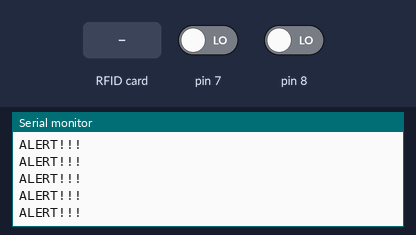
Bench run of a sketch on a simulated Arduino Uno, built with avr-gcc and run on an emulated ATmega328P. Shown: the last lines printed to the serial monitor. Inputs (shaded band) come from the test bench; at power-on: pin 7 LOW, pin 8 LOW.

Above: at 1.2 s.
1.3 s: RFID card 5E 7A 19 C4 held to the reader
At 2.1 s:
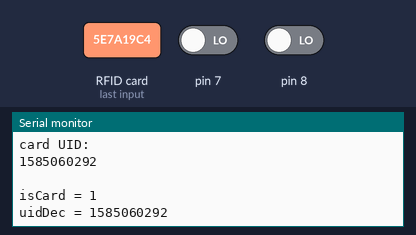
2.8 s: pin 7 driven HIGH and pin 8 driven HIGH
At 3.7 s:
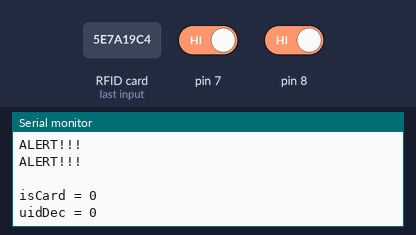

The sketch:

KeysProtection.ino
```cpp
#include <SPI.h>
#include <MFRC522.h> // библиотека "RFID".
#define SS_PIN 10
#define RST_PIN 9

#define DEBUG

#ifdef DEBUG
  #define d(x) Serial.print(#x); Serial.print(" = "); Serial.println(x, DEC);
  #define m(x) Serial.println(x);
#else
  #define d(x) ;
  #define m(x) ;
#endif

#define KEYS_SIZE 2

#define TIMER_PIN 300
#define TIMER_CARD 10000
unsigned long timerStart;

struct Key{
  int room;
  bool isKey;
  byte pin;
};

Key keys[KEYS_SIZE];

MFRC522 mfrc522(SS_PIN, RST_PIN);
unsigned long uidDec, uidDecTemp;  // для храниения номера метки в десятичном формате

void setup() {
  Serial.begin(9600);
  int i = 0;
  #define addKey(room1, pin1) keys[i].room = room1; keys[i].pin = pin1; i++;
  addKey(108, 8)
  addKey(107, 7)

  for (auto &i : keys){
    i.isKey = 1;
    pinMode(i.pin, INPUT);
  }
  Serial.println("Waiting for card...");
  SPI.begin();  //  инициализация SPI
  mfrc522.PCD_Init();     // инициализация MFRC522
}

bool isCard = 0;

void alert(){
  m("ALERT!!!")
}

void scanCard(){
  if (isCard == false && mfrc522.PICC_IsNewCardPresent()){
    if (mfrc522.PICC_ReadCardSerial()) {
      m("карта считана")
      isCard = true;
      timerStart = millis();

      // Выдача серийного номера метки.
      for (byte i = 0; i < mfrc522.uid.size; i++)
      {
        uidDecTemp = mfrc522.uid.uidByte[i];
        uidDec = uidDec * 256 + uidDecTemp;
      }
      m("card UID: ")
      m(uidDec)
    }
  }
}

void resetCard(){
 isCard = false;
 uidDec = 0;
}

void loop(){
  m(" ")

  if (isCard == true && timerStart + TIMER_CARD < millis()){
    isCard = false;
    uidDec = 0;
  }

  scanCard();
  d(isCard)
  d(uidDec)
  delay(600);

  for (int i = 0; i < KEYS_SIZE; i++){
    byte pinValue;
    pinValue = digitalRead(keys[i].pin);
    if(pinValue != keys[i].isKey){
      delay(TIMER_PIN);
      pinValue = digitalRead(keys[i].pin);
    }

    if(isCard == false && pinValue == LOW && keys[i].isKey == true){
      while (pinValue == LOW){
        pinValue = digitalRead(keys[i].pin);
        if(pinValue == HIGH){
            delay(TIMER_PIN);
            pinValue = digitalRead(keys[i].pin);
        }
        scanCard();
        if (isCard == true) return;
        alert();
      }
      resetCard();
    }
    else if (isCard == true && keys[i].isKey == true && pinValue == LOW){
      Serial.println("Key get out");
      Serial.println(keys[i].room);
      keys[i].isKey = false;
      resetCard();
    }
    if (keys[i].isKey == false && pinValue == HIGH){
      Serial.println("Key get up");
      Serial.println(keys[i].room);
      keys[i].isKey = true;
    }
  }
}
```

Measured:
- after the input at 1.3 s, the serial monitor: prints a new line at once (image 1)
